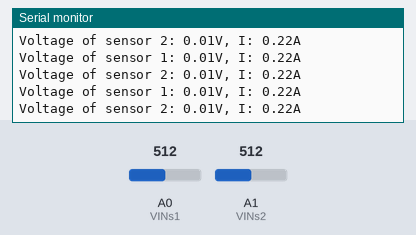
This sketch was run on a simulated Arduino Uno, built with avr-gcc and run on an emulated ATmega328P. Shown: the last lines printed to the serial monitor. The test bench sets the inputs (shaded band); at power-on: A0 (VINs1) = 512, A1 (VINs2) = 512.

Above: at 1.3 s.
1.4 s: A0 (VINs1) set to 716
At 1.89 s:
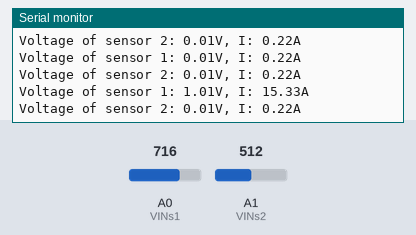
2.9 s: A1 (VINs2) set to 716
At 3.43 s:
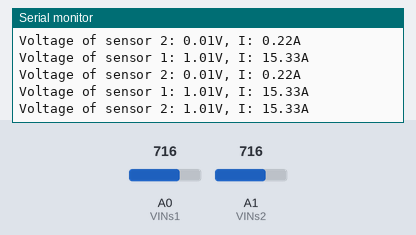
4.4 s: A0 (VINs1) set to 900
At 4.46 s:
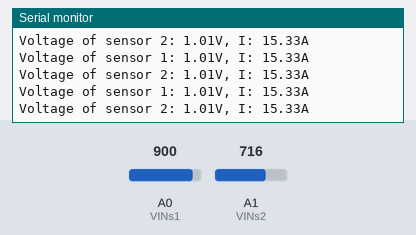
5.9 s: A1 (VINs2) set to 900
At 6.0 s:
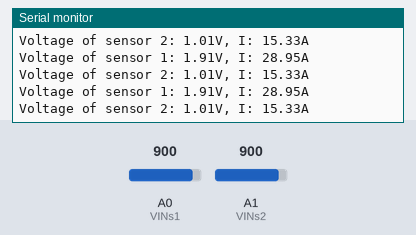
Timing chart, 0 to 8.4 s (numbered marks = the images above; inputs shaded):
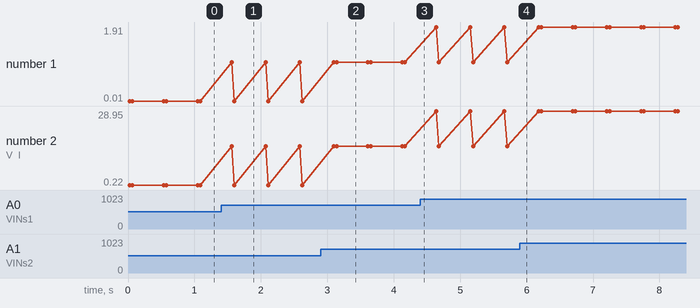

The sketch:

final.ino
```cpp
/*
 *
 * Arduino Sketch for Allegro ACS712 Current Sensor
 * this sensor can measure current at range of up to 30A
 * It operates with 5V
 * Please watch video instruction and explanation for this code.
 *
 * Written by Ahmad Shamshiri on Sunday Jun 17, 2018 at 22:06 at Ajax, Ontario, Canada
 * for Robojax.com
 * View the video instruction at https://youtu.be/DVp9k3xu9IQ
 * This code has been downloaded from Robojax.com
 */
#define VINs1 A0
#define VINs2 A1 // define the Arduino pin A0 as voltage input (V in)
const float VCC   = 5.0;// supply voltage is from 4.5 to 5.5V. Normally 5V.
const int model = 2;   // enter the model number (see below)

float cutOffLimit = 0.5;// set the current which below that value, doesn't matter. Or set 0.5

/*
          "ACS712ELCTR-05B-T",// for model use 0
          "ACS712ELCTR-20A-T",// for model use 1
          "ACS712ELCTR-30A-T"// for model use 2
sensitivity array is holding the sensitivy of the  ACS712
current sensors. Do not change. All values are from page 5  of data sheet
*/
float sensitivity[] ={
          0.185,// for ACS712ELCTR-05B-T
          0.100,// for ACS712ELCTR-20A-T
          0.066// for ACS712ELCTR-30A-T

         };


const float QOV =   0.5 * VCC;// set quiescent Output voltage of 0.5V
float voltage_s1;// internal variable for voltage
float voltage_s2;// internal variable for voltage

void setup() {
    //Robojax.com ACS712 Current Sensor
    Serial.begin(9600);// initialize serial monitor
    //Serial.println("Robojax Tutorial");
    Serial.println("ACS712 Current Sensor");
}

void loop() {

  //Robojax.com ACS712 Current Sensor
  float voltage_raw_s1 =   (5.0 / 1023.0)* analogRead(VINs1);// Read the voltage from sensor
  voltage_s1 =  voltage_raw_s1 - QOV + 0.012 ;// 0.000 is a value to make voltage zero when there is no current
  float current_s1 = voltage_s1 / sensitivity[model];

  float voltage_raw_s2 =   (5.0 / 1023.0)* analogRead(VINs2);// Read the voltage from sensor
  voltage_s2 =  voltage_raw_s2 - QOV + 0.012 ;// 0.000 is a value to make voltage zero when there is no current
  float current_s2 = voltage_s2 / sensitivity[model];

  if(abs(current_s1 && current_s2) > cutOffLimit ){
    Serial.print("Voltage of sensor 1: ");
    Serial.print(voltage_s1,2);// print voltage with 3 decimal places
    Serial.print("V, I: ");
    Serial.print(current_s1,2); // print the current with 2 decimal places
    Serial.println("A");
    Serial.print("Voltage of sensor 2: ");
    Serial.print(voltage_s2,2);// print voltage with 3 decimal places
    Serial.print("V, I: ");
    Serial.print(current_s2,2); // print the current with 2 decimal places
    Serial.println("A");
  }else{
    Serial.println("No Current");
  }
  delay(500);
} 
```

Measured:
- after the input at 1.4 s, the serial monitor: prints a new line after 0.16 s (image 1)
- after the input at 2.9 s, the serial monitor: prints a new line after 0.24 s (image 2)
